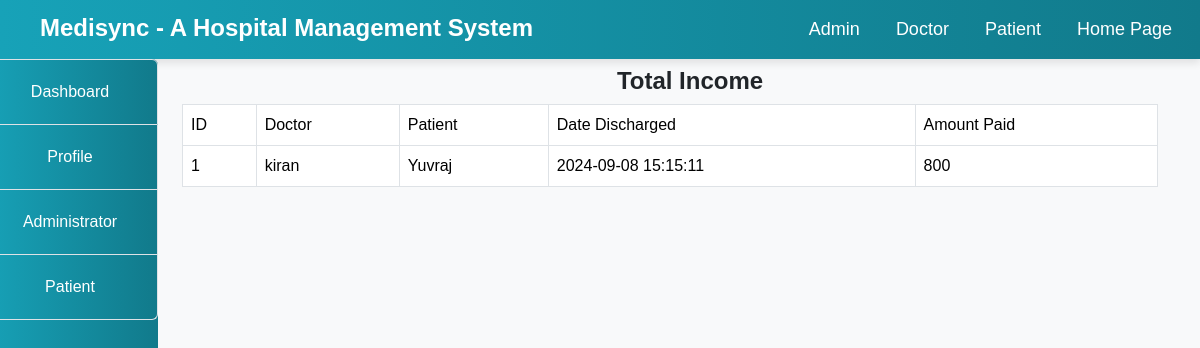
Before: /Hospital/admin/income.php with the older database file.
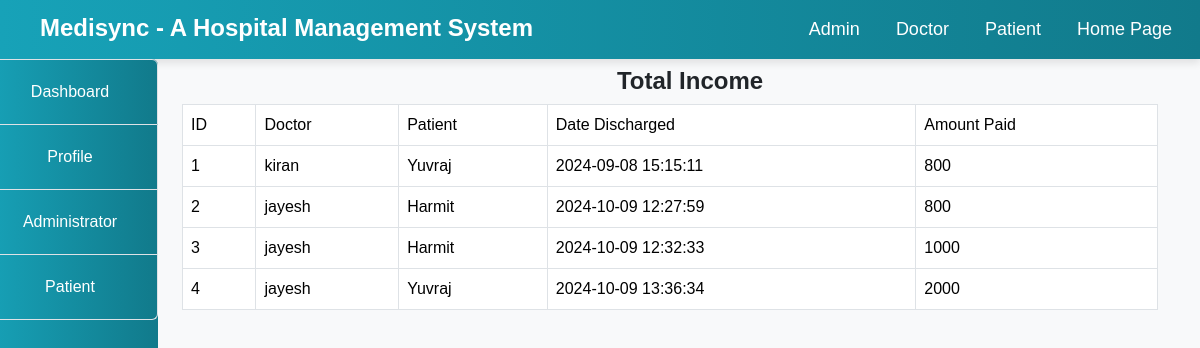
After: the same page with the newer database file.
### tables this page shows
CREATE TABLE `income` (
  `id` int(100) NOT NULL,
  `doctor` varchar(100) NOT NULL,
  `patient` varchar(100) NOT NULL,
  `date_discharge` varchar(100) NOT NULL,
  `amount_paid` varchar(100) NOT NULL,
  `description` varchar(200) NOT NULL
);

### Hospital/admin/income.php (the view, shortened to what this page needs)
<!DOCTYPE html>
<html lang="en">
<head>
</head>
<body>
    <?php
        include("../include/header.php");
        include("../include/connection.php");
    ?>
    <div class="container-fluid">
        <div class="col-md-12">
            <div class="row">
                <div class="col-md-2" style="margin-left: -30px;">
                    <?php
                        include("sidenav.php");
                    ?>
                </div>
                <div class="col-md-10">
                    <h5 class="text-center my-2">Total Income</h5>
                    <?php
                        $query = "select * from income";
                        $res = mysqli_query($connect,$query);
                        $output = "";
                        $output .= "
                            <table class='table table-bordered'>
                            <tr>
                                <td>ID</td>
                                <td>Doctor</td>
                                <td>Patient</td>
                                <td>Date Discharged</td>
                                <td>Amount Paid</td>
                            </tr>
                        ";
                        while($row = mysqli_fetch_array($res)){
                            $output .="
                                <tr>
                                    <td>".$row['id']."</td>
                                     <td>".$row['doctor']."</td>
                                      <td>".$row['patient']."</td>
                                       <td>".$row['date_discharge']."</td>
                                        <td>".$row['amount_paid']."</td>
                                </tr>
                            ";
                        }
                        $output .="</tr></table>";
                        echo $output;
                    ?>
                </div>
            </div>
        </div>
    </div>
</body>
</html>

Changed rows visible on the page:
added income: id "2", doctor "jayesh", patient "Harmit", date_discharge "2024-10-09 12:27:59", amount_paid "800"
added income: id "3", doctor "jayesh", patient "Harmit", date_discharge "2024-10-09 12:32:33", amount_paid "1000"
added income: id "4", doctor "jayesh", patient "Yuvraj", date_discharge "2024-10-09 13:36:34", amount_paid "2000"
